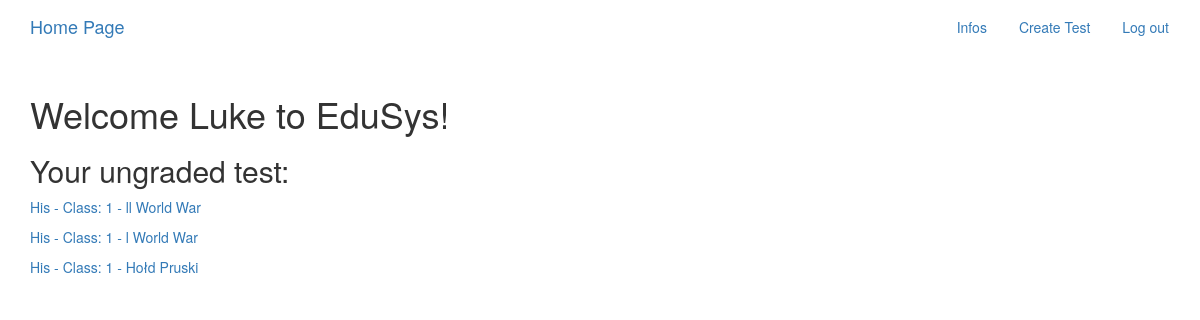
Screenshot of / (signed in) with the database file from the repository.
### teacher/models.py (models this page shows, shortened)
class Tests(models.Model):
    teacher = models.ForeignKey(Teacher,on_delete=models.CASCADE, null = True)
    desc = models.CharField(max_length = 50, null = True)
    student = models.ForeignKey(Student, on_delete = models.CASCADE, null = True)
    subject = models.CharField(max_length=10, choices=SUBJECTS, null = True)
    classes = models.ForeignKey(Classes, on_delete = models.CASCADE, null = True)
    class Grades(models.IntegerChoices):
        F = 1
        E = 2
        D = 3
        C = 4
        B = 5
        A = 6
    grade = models.IntegerField(choices = Grades.choices, null = True)

class Teacher(models.Model):
    user = models.OneToOneField(User, on_delete=models.CASCADE)
    teacher = models.BooleanField(default=False)
    subject = models.CharField(max_length=10, choices=SUBJECTS)
    form_teacher = models.CharField(max_length = 5, blank = True ,default = False)
    classes = models.ManyToManyField(Classes, related_name='teacher_classes')

### students/models.py (models this page shows)
class Classes(models.Model):
    name = models.CharField(max_length = 5)
    students = models.ManyToManyField(Student)
    def __str__(self):
        return self.name

### SchoolSystem/views.py (the view)
# urls.py: path('', views.HomePage.as_view(), name = 'home'),
class HomePage(WhichUserMixin, TemplateView):
    def get_template_names(self):
        if self.current_teacher:
            return ['teacher_index.html']
        elif self.current_student:
            return['student_index.html']
        else:
            return ['index.html']
    def get_context_data(self,**kwargs):
        context = super().get_context_data(**kwargs)
        tests = Tests.objects.filter(grade = None, teacher = self.current_teacher)
        ungraded_tests = tests.values_list('classes', 'desc')
        list(ungraded_tests)
        ungraded_tests_classes = []
        for tup in ungraded_tests:
            if tup not in ungraded_tests_classes:
                ungraded_tests_classes.append(tup)
        ungraded_tests = []
        for tup in ungraded_tests_classes:
            ungraded_tests.append(Tests.objects.filter(grade = None, teacher = self.current_teacher, classes = tup[0], desc = tup[1]).first())
        context['ungraded_tests'] = ungraded_tests
        return context

### SchoolSystem/views.py (called while the page is built)
    def get_context_data(self, **kwargs):
        context = super().get_context_data(**kwargs)
        context['current_teacher'] = self.current_teacher
        context['current_student'] = self.current_student
        return context

### teacher/templates/teacher_index.html
{% extends "base.html" %}
{% block content %}
    <h1>Welcome {{user.first_name}} to EduSys!</h1>
    <h2> Your ungraded test: </h2>
    {% for test in ungraded_tests %}
    <p><a href="{% url 'teacher:class' pk=test.classes.pk  %}">{{test.teacher.subject}} - Class: {{test.classes}} - {{test.desc}}</a> </p>
    {% endfor %}
{% endblock %}

### rows the page displays
Tests: teacher.subject "His", classes "1", desc "ll World War"
Tests: teacher.subject "His", classes "1", desc "l World War"
Tests: teacher.subject "His", classes "1", desc "Hołd Pruski"

### other values shown
{{ user.first_name }} "Luke"
